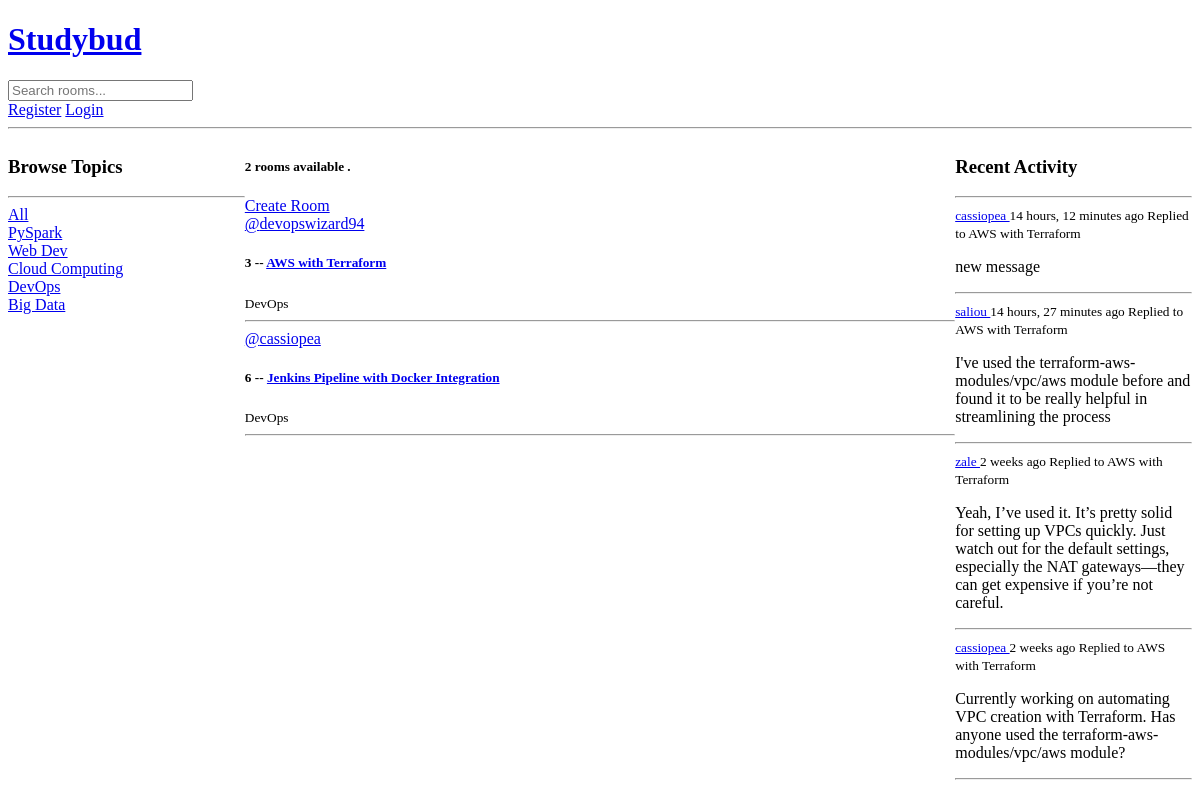
Page /?query=DevOps on the earlier database version.
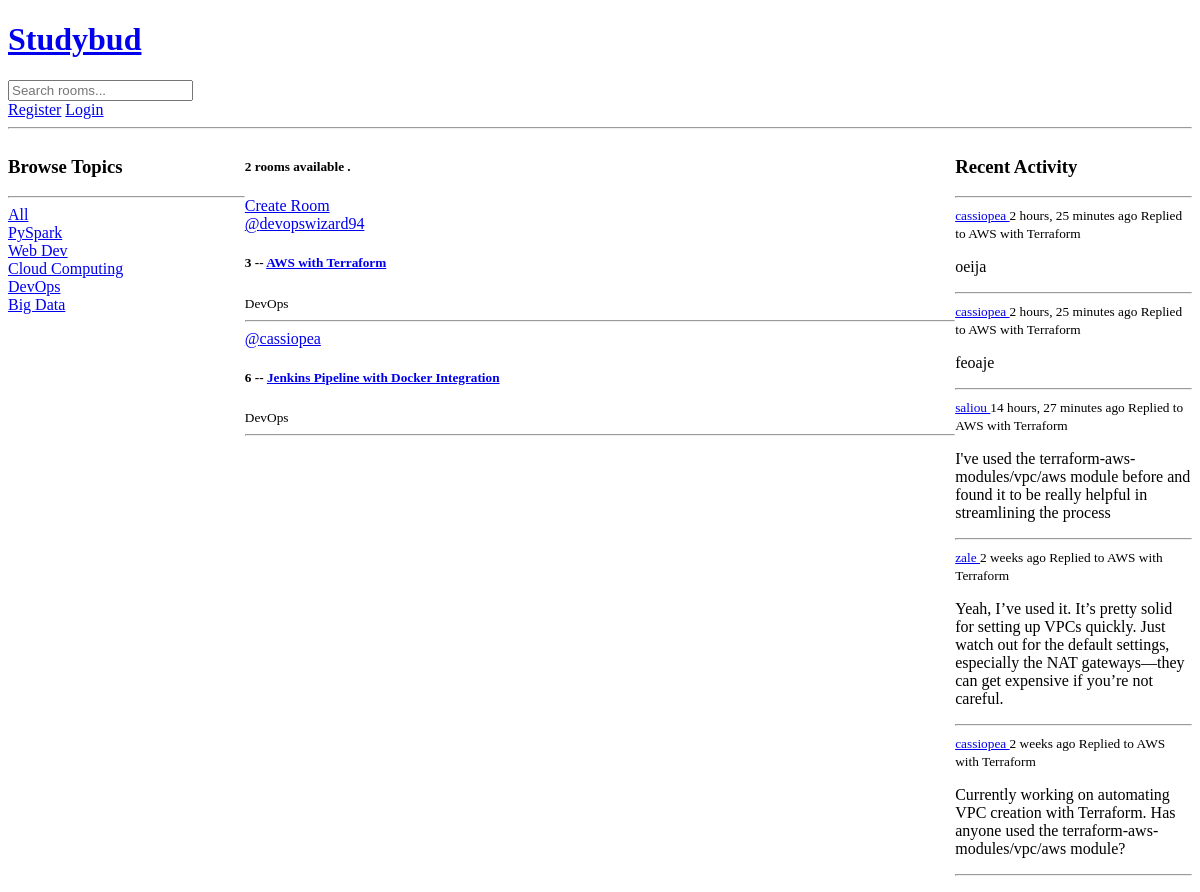
Same page on the later database version.
### base/models.py (models this page shows, shortened)
class Topic ( models.Model ) :
    name = models.CharField( max_length = 50 )

class Room ( models.Model ) :
    host = models.ForeignKey ( User , on_delete = models.SET_NULL , null = True )
    participants = models.ManyToManyField ( User , related_name = "participants" , blank = True )
    topic = models.ForeignKey ( Topic , on_delete = models.SET_NULL , null = True )
    name = models.CharField ( max_length = 75 )
    description = models.TextField ( null = True , blank = True )
    created = models.DateTimeField ( auto_now_add = True )
    updated = models.DateTimeField ( auto_now = True )
    def __str__ ( self ) :
        return self.name
    class Meta :
        ordering = [ '-updated' , '-created']

class Message ( models.Model ) :
    sender = models.ForeignKey ( User , on_delete = models.CASCADE )
    room = models.ForeignKey ( Room , on_delete = models.CASCADE )
    body = models.TextField ( )
    created = models.DateTimeField ( auto_now_add = True )
    updated = models.DateTimeField ( auto_now = True )
    class Meta :
        ordering = [ "-updated" , "-created" ]

### base/views.py (the view)
def home ( request ) :
    topics = Topic.objects.all ()
    query = ''
    if request.GET.get( 'query' ) is not None :
        query = request.GET.get( 'query' )
    rooms = Room.objects.filter (
        Q ( topic__name__icontains = query ) |
        Q ( name__icontains = query ) |
        Q ( host__username__icontains = query )
     )
    rooms_count = rooms.count ()
    rooms_messages = Message.objects.all ().filter (
        Q ( room__topic__name__icontains = query ) |
        Q ( room__name = query ) |
        Q ( sender__username = query )
    ) ;
    context = {
        "rooms" : rooms ,
        "rooms_count" : rooms_count ,
        "topics" : topics ,
        "rooms_messages" : rooms_messages
    }
    return render ( request , "base/home.html" , context )

### base/templates/base/home.html (shortened to what this page needs)
{% extends 'main.html' %}
{% block body %}
    <div class="home-container">
        <div>
            {% include 'base/components/topics.html' %}
        </div>
        <div>
            <h5>{{ rooms_count }} rooms available .</h5>
            <a href="{% url 'create_room' %}">Create Room</a>
            {% include 'base/components/feed.html' %}
        </div>
        <div>
            {% include 'base/components/recent_activity.html' %}
        </div>
    </div>
{% endblock body %}

### base/templates/base/components/topics.html
<h3>
    Browse Topics
</h3>
<hr>
<div>
    <a href="{% url 'home' %}">All</a>
</div>
{% for topic in topics %}
    <div>
        <a href="{% url 'home' %}?query={{ topic.name }}">
            {{ topic.name }}
        </a>
    </div>
{% endfor %}

### base/templates/base/components/feed.html (shortened to what this page needs)
{% for room in rooms %}
    <div class="my-6">
        <a href="{% url 'user_profile' room.host.id %}">@{{ room.host.username }} </a>
         <h5>
            {{ room.id }} -- <a class="text-blue-500" href="{% url 'room' room.id %}"> {{ room.name }} </a>
        </h5>
        <small>{{ room.topic.name }} </small>
        <hr>
    </div>
{% endfor %}

### base/templates/base/components/recent_activity.html (shortened to what this page needs)
<h3>Recent Activity</h3>
<hr>
{% for rooms_message in rooms_messages %}
    <div>
        <small>
            <a href="{% url 'user_profile' rooms_message.sender.id %}"> {{ rooms_message.sender }} </a>
            {{ rooms_message.created | timesince }} ago
        </small>
        <small>Replied to {{ rooms_message.room }} </small>
        <p> {{ rooms_message.body }} </p>
        <hr>
    </div>
{% endfor %}

Differences in the rows shown:
removed Message: sender "cassiopea", created "14 hours, 12 minutes", room "AWS with Terraform", body "new message"
added Message: sender "cassiopea", created "2 hours, 25 minutes", room "AWS with Terraform", body "oeija"
added Message: sender "cassiopea", created "2 hours, 25 minutes", room "AWS with Terraform", body "feoaje"
